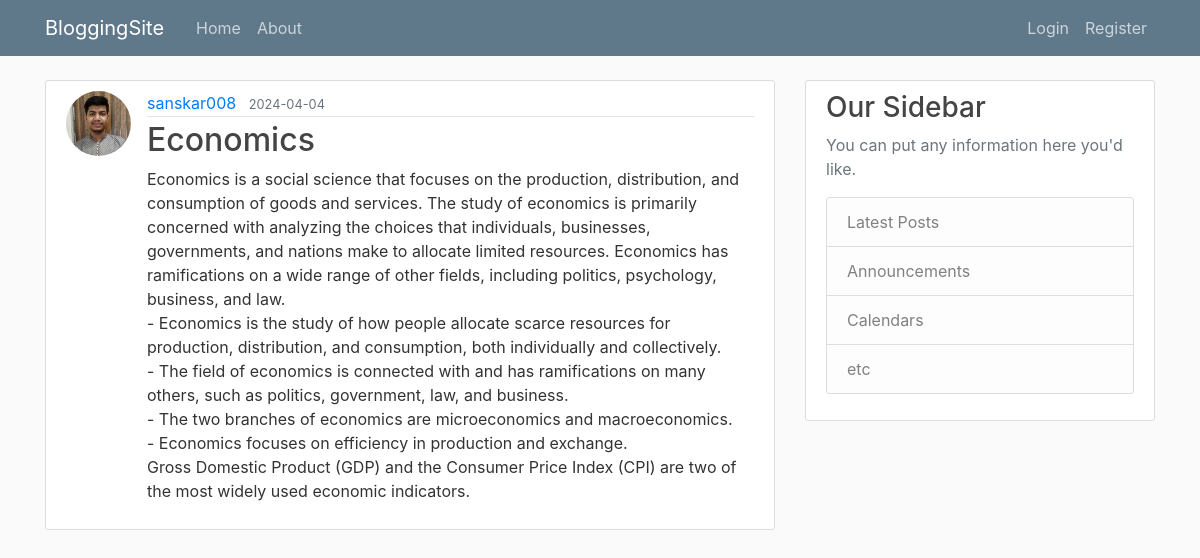
/post/10, run on the app's committed database.
### flaskblog/models.py (models this page shows, shortened)
class User(db.Model, UserMixin):
    id = db.Column(db.Integer, primary_key=True)
    username = db.Column(db.String(20), unique=True, nullable=False)
    email = db.Column(db.String(120), unique=True, nullable=False)
    image_file = db.Column(db.String(20), nullable=False, default='default.jpg')
    password = db.Column(db.String(60), nullable=False)
    posts = db.relationship('Post', backref='author', lazy=True)
    '''def get_reset_token(self, expires_sec=1800):
        s = Serializer(app.config['SECRET_KEY'], expires_sec)
        return s.dumps({'user_id': self.id}).decode('utf-8')'''
    '''@staticmethod
    def verify_reset_token(token):
        s = Serializer(app.config['SECRET_KEY'])
        try:
            user_id = s.loads(token)['user_id']
        except:
            return None
        return User.query.get(user_id)'''

class Post(db.Model):
    id = db.Column(db.Integer, primary_key=True)
    title = db.Column(db.String(100), nullable=False)
    date_posted = db.Column(db.DateTime, nullable=False, default=datetime.utcnow)
    content = db.Column(db.Text, nullable=False)
    user_id = db.Column(db.Integer, db.ForeignKey('user.id'), nullable=False)

### flaskblog/routes.py (the view)
@app.route("/post/<int:post_id>")
def post(post_id):
    post = Post.query.get_or_404(post_id)
    return render_template('post.html', title=post.title, post=post)

### flaskblog/templates/post.html (shortened to what this page needs)
{% extends "layout.html" %}
{% block content %}
    <article class="media content-section">
        <img class="rounded-circle article-img" src="{{ url_for('static', filename='profile_pics/' + post.author.image_file) }}">
      <div class="media-body">
        <div class="article-metadata">
          <a class="mr-2" href="{{ url_for('user_posts', username=post.author.username) }}">{{ post.author.username }}</a>
          <small class="text-muted">{{ post.date_posted.strftime('%Y-%m-%d') }}</small>
        </div>
        <h2 class="article-title">{{ post.title }}</h2>
        <p class="article-content">{{ post.content }}</p>
      </div>
    </article>
    {% endblock content %}

### flaskblog/static/main.css (style rules this page uses)
body { background: #fafafa; color: #333333; margin-top: 5rem; }
h1, h2, h3, h4, h5, h6 { color: #444444; }
.content-section { background: #ffffff; padding: 10px 20px; border: 1px solid #dddddd; border-radius: 3px; margin-bottom: 20px; }
.article-title { color: #444444; }
.article-content { white-space: pre-line; }
.article-img { height: 65px; width: 65px; margin-right: 16px; }
.article-metadata { padding-bottom: 1px; margin-bottom: 4px; border-bottom: 1px solid #e3e3e3 }

### data on the page
User: image_file (picture), author.username "sanskar008"
Post: date_posted "2024-04-04", title "Economics", content "Economics is a social science that focuses on the production, distribution, and consumption of goods and services. The study of economics is primarily concerned with analyzing the choices that individuals, businesses, governments, and nations make to allocate limited resources. Economics has ramifications on a wide range of other fields, including politics, psychology, business, and law. - Economics is the study of how people allocate scarce resources for production, distribution, and consumption, both individually and collectively. - The field of economics is connected with and has ramifications on many others, such as politics, government, law, and business. - The two branches of…"
